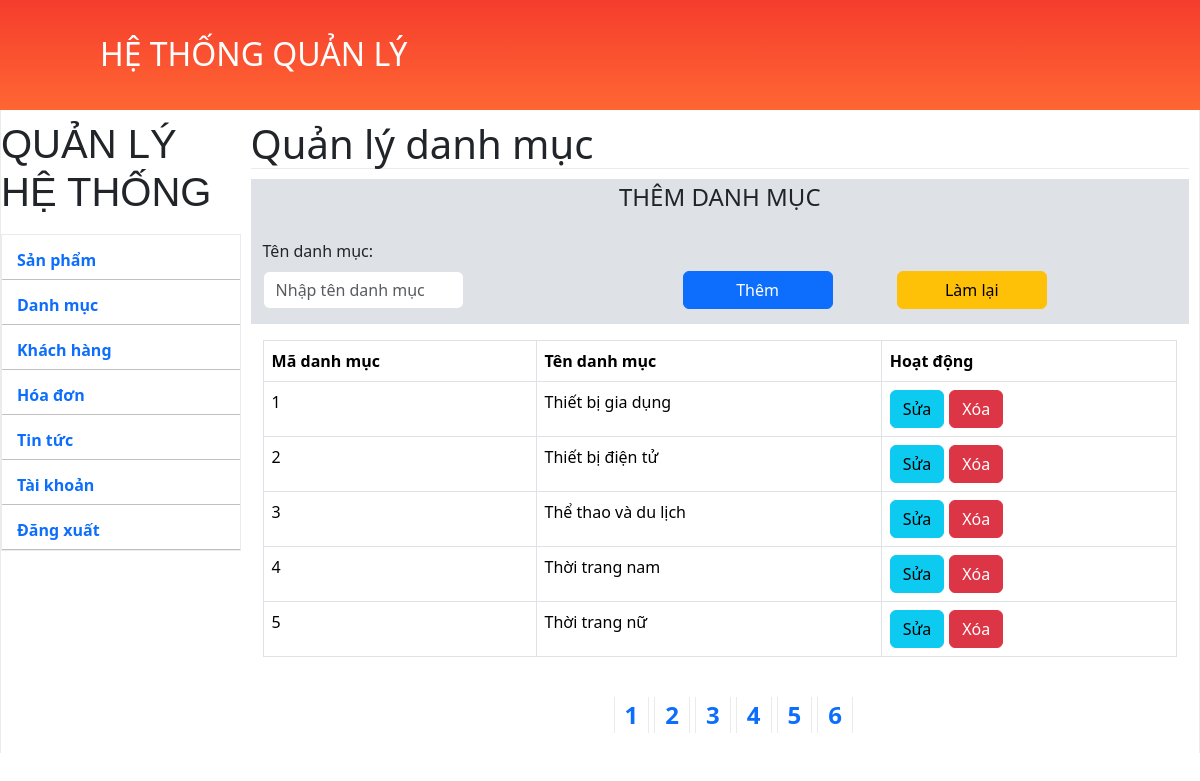
The page /Admin/manager_catelog.php on the database its author committed.
### tables this page shows
CREATE TABLE loai_san_pham (
MaLSP int PRIMARY KEY AUTO_INCREMENT,
Ten_loai varchar(50)
);

### Admin/manager_catelog.php (the view, shortened to what this page needs)
<!DOCTYPE html>
<html lang="en">
<head>
	<link rel="stylesheet" href="../css/main_style.css">
	<link href="https://cdn.jsdelivr.net/npm/bootstrap@5.3.3/dist/css/bootstrap.min.css" rel="stylesheet">
</head>
<body>
	<header><?php require_once 'header.php';?></header>
	<div class="content-center main-body">
		<div style="width: 20%; float:left; overflow: hidden; box-sizing: border-box;">
			<?php include_once 'menu.php';?>
		</div>
		<div style="width: 80%; float:left; overflow: hidden; box-sizing: border-box; padding: 10px;">
			<h1 style="border-bottom: 1px solid #ebebeb; margin-bottom: 10px">Quản lý danh mục</h1>
			<?php
				include_once 'tmdt_connect.php';
			?>
			<?php
				$pCat = 0; $pTen_loai = "";
			?>
			<div style="background-color: #dee2e6;">
				<fieldset style="margin-bottom: 10px; margin-top: 10px">
					<legend style="text-align: center;">THÊM DANH MỤC</legend>
					<form action="" method="POST" enctype="multipart/form-data">
						<div class="container mt-3" style="width:225px; float:left; box-sizing:border-box; margin:0 177px 0 0">
							<label for="Ten_loai" class="form-label">Tên danh mục:</label>
							<input type="text" class="form-control" id="txtTen_loai" placeholder="Nhập tên danh mục" name="txtTen_loai" value="<?php echo $pTen_loai; ?>" required>
						</div>
						<br><br>
						<input class="btn btn-primary" type="submit" name="submit" value="<?php echo $pCat ? 'Sửa' : 'Thêm'; ?>" style="width:150px; float: bottom; box-sizing:border-box; margin:0 30px 15px 30px">
						<input class="btn btn-warning" type="reset" value="Làm lại" style="float: bottom; box-sizing:border-box; margin:0 30px 15px 30px; width:150px">
					</form>
				</fieldset>
			</div>
			<?php
				$page = isset($_GET["page"]) ? $_GET["page"] - 1 : 0;
				$items_per_page = 5;
				$sql = "SELECT CEIL(COUNT(*) / $items_per_page) AS 'totalpage' FROM `loai_san_pham`";
				$result = mysqli_query($tmdtconn, $sql);
				$totalpage = mysqli_fetch_assoc($result)["totalpage"];
				$offset = $page * $items_per_page;
				$sql = "SELECT * FROM `loai_san_pham` LIMIT $offset, $items_per_page";
				$result = mysqli_query($tmdtconn, $sql);
				if (mysqli_num_rows($result) > 0) {
			?>
			<div class="container mt-3">
				<form action="#" method="post">
					<table class="table table-bordered">
					<thead>
						<tr>
							<th>Mã danh mục</th>
							<th>Tên danh mục</th>
							<th>Hoạt động</th>
						</tr>
					</thead>
					<tbody>
						<?php
							while ($row = mysqli_fetch_assoc($result)) {
						?>
							<tr>
								<td><?php echo $row["MaLSP"]; ?></td>
								<td><?php echo $row["Ten_loai"]; ?></td>
								<td>
									<a style="float:left" href="?ctlid=<?php echo $row["MaLSP"]; ?>" class="btn btn-info">Sửa</a>
									<a style="float:left" onclick="return confirm('Bạn có muốn xóa danh mục này không?');" href="delete_catelog.php?ctlid=<?php echo $row["MaLSP"]; ?>" class="btn btn-danger">Xóa</a>
								</td>
							</tr>
						<?php } ?>
					</tbody>
					</table>
				</form>
			</div>
			<br>
			<ul class="phan-trang">
				<?php
					for ($i = 1; $i <= $totalpage; $i++) {
						echo "<li><a href='?page=$i'>$i</a></li>";
					}
				?>
			</ul>
			<?php
				} else {
					echo "<span class='error'>Không tìm thấy sản phẩm phù hợp</span>";
				}
			?>
		</div>
	</div>
</body>
</html>

### css/main_style.css (style rules this page uses)
* { margin: 0; padding: 0; }
header { width: 100%; height: 110px; background: linear-gradient(-180deg,#f53d2d,#f63); }
.content-center { width: 1200px; margin: 0 auto; overflow: hidden; box-sizing: border-box; }
.main-body { min-height: 300px; border-left: 1px solid #ebebeb; border-right: 1px solid #ebebeb; }
.content-center li { margin-top: 5px; }
li { display: inline-block; }
a { margin-right: 5px; }

### Admin/css/header.css (style rules this page uses)
* { margin: 0; padding: 0; }

### Admin/manager_catelog.php (style rules this page uses)
.phan-trang { width: 100%; text-align: center; list-style: none; font-weight: bold; font-size: 1.5em; overflow: hidden; margin-bottom: 10px; }
.phan-trang li { display: inline; }
.phan-trang a { padding: 10px; border: 1px solid #ebebeb; text-decoration: none; }

### rows shown on the page
loai_san_pham: MaLSP "1", Ten_loai "Thiết bị gia dụng"
loai_san_pham: MaLSP "2", Ten_loai "Thiết bị điện tử"
loai_san_pham: MaLSP "3", Ten_loai "Thể thao và du lịch"
loai_san_pham: MaLSP "4", Ten_loai "Thời trang nam"
loai_san_pham: MaLSP "5", Ten_loai "Thời trang nữ"
